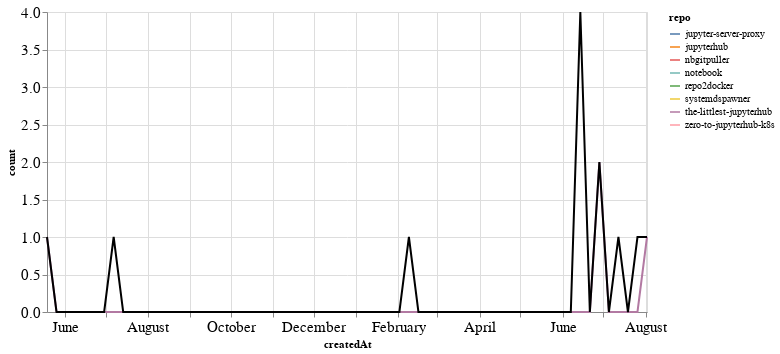

The notebook cell saved with this chart:
### Markdown cell above
## PRs

### Code cell
prs_time = prs.groupby('repo').resample('W', on='createdAt').count()['author'].reset_index()
prs_time = prs_time.rename(columns={'author': 'count'})
prs_time_total = prs_time.groupby('createdAt').agg({"count": "sum"}).reset_index()

ch1 = alt.Chart(prs_time, width=600).mark_line().encode(
    x='createdAt',
    y='count',
    color='repo',
    tooltip="repo"
)

ch2 = alt.Chart(prs_time_total, width=600).mark_line(color="black").encode(
    x='createdAt',
    y='count',
)

ch1 + ch2

### Figure 1 — Vega-Lite specification as saved in the notebook (floating-point values rounded to 4 significant figures)
{"config": {"axisLeft": {"labelFontSize": 15}, "axisBottom": {"labelFontSize": 15}}, "layer": [{"data": {"name": "data-114338582aa8d5312c58189af2e45bf1"}, "mark": "line", "encoding": {"color": {"type": "nominal", "field": "repo"}, "tooltip": {"type": "nominal", "field": "repo"}, "x": {"type": "temporal", "field": "createdAt"}, "y": {"type": "quantitative", "field": "count"}}, "width": 600}, {"data": {"name": "data-d53e6b9543cdba31f6214ed545ab15e0"}, "mark": {"type": "line", "color": "black"}, "encoding": {"x": {"type": "temporal", "field": "createdAt"}, "y": {"type": "quantitative", "field": "count"}}, "width": 600}], "$schema": "https://vega.github.io/schema/vega-lite/v4.8.1.json", "datasets": {"data-114338582aa8d5312c58189af2e45bf1": [{"repo": "jupyter-server-proxy", "createdAt": "2020-06-14T00:00:00", "count": 1}, {"repo": "jupyterhub", "createdAt": "2020-07-12T00:00:00", "count": 1}, {"repo": "nbgitpuller", "createdAt": "2020-02-09T00:00:00", "count": 1}, {"repo": "notebook", "createdAt": "2019-07-07T00:00:00", "count": 1}, {"repo": "repo2docker", "createdAt": "2020-06-14T00:00:00", "count": 1}, {"repo": "systemdspawner", "createdAt": "2020-07-26T00:00:00", "count": 1}, {"repo": "the-littlest-jupyterhub", "createdAt": "2019-05-19T00:00:00", "count": 1}, {"repo": "the-littlest-jupyterhub", "createdAt": "2019-05-26T00:00:00", "count": 0}, {"repo": "the-littlest-jupyterhub", "createdAt": "2019-06-02T00:00:00", "count": 0}, {"repo": "the-littlest-jupyterhub", "createdAt": "2019-06-09T00:00:00", "count": 0}, {"repo": "the-littlest-jupyterhub", "createdAt": "2019-06-16T00:00:00", "count": 0}, {"repo": "the-littlest-jupyterhub", "createdAt": "2019-06-23T00:00:00", "count": 0}, {"repo": "the-littlest-jupyterhub", "createdAt": "2019-06-30T00:00:00", "count": 0}, {"repo": "the-littlest-jupyterhub", "createdAt": "2019-07-07T00:00:00", "count": 0}, {"repo": "the-littlest-jupyterhub", "createdAt": "2019-07-14T00:00:00", "count": 0}, {"repo": "the-littlest-jupyterhub", "createdAt": "2019-07-21T00:00:00", "count": 0}, {"repo": "the-littlest-jupyterhub", "createdAt": "2019-07-28T00:00:00", "count": 0}, {"repo": "the-littlest-jupyterhub", "createdAt": "2019-08-04T00:00:00", "count": 0}, {"repo": "the-littlest-jupyterhub", "createdAt": "2019-08-11T00:00:00", "count": 0}, {"repo": "the-littlest-jupyterhub", "createdAt": "2019-08-18T00:00:00", "count": 0}, {"repo": "the-littlest-jupyterhub", "createdAt": "2019-08-25T00:00:00", "count": 0}, {"repo": "the-littlest-jupyterhub", "createdAt": "2019-09-01T00:00:00", "count": 0}, {"repo": "the-littlest-jupyterhub", "createdAt": "2019-09-08T00:00:00", "count": 0}, {"repo": "the-littlest-jupyterhub", "createdAt": "2019-09-15T00:00:00", "count": 0}, {"repo": "the-littlest-jupyterhub", "createdAt": "2019-09-22T00:00:00", "count": 0}, {"repo": "the-littlest-jupyterhub", "createdAt": "2019-09-29T00:00:00", "count": 0}, {"repo": "the-littlest-jupyterhub", "createdAt": "2019-10-06T00:00:00", "count": 0}, {"repo": "the-littlest-jupyterhub", "createdAt": "2019-10-13T00:00:00", "count": 0}, {"repo": "the-littlest-jupyterhub", "createdAt": "2019-10-20T00:00:00", "count": 0}, {"repo": "the-littlest-jupyterhub", "createdAt": "2019-10-27T00:00:00", "count": 0}, {"repo": "the-littlest-jupyterhub", "createdAt": "2019-11-03T00:00:00", "count": 0}, {"repo": "the-littlest-jupyterhub", "createdAt": "2019-11-10T00:00:00", "count": 0}, {"repo": "the-littlest-jupyterhub", "createdAt": "2019-11-17T00:00:00", "count": 0}, {"repo": "the-littlest-jupyterhub", "createdAt": "2019-11-24T00:00:00", "count": 0}, {"repo": "the-littlest-jupyterhub", "createdAt": "2019-12-01T00:00:00", "count": 0}, {"repo": "the-littlest-jupyterhub", "createdAt": "2019-12-08T00:00:00", "count": 0}, {"repo": "the-littlest-jupyterhub", "createdAt": "2019-12-15T00:00:00", "count": 0}, {"repo": "the-littlest-jupyterhub", "createdAt": "2019-12-22T00:00:00", "count": 0}, {"repo": "the-littlest-jupyterhub", "createdAt": "2019-12-29T00:00:00", "count": 0}, {"repo": "the-littlest-jupyterhub", "createdAt": "2020-01-05T00:00:00", "count": 0}, {"repo": "the-littlest-jupyterhub", "createdAt": "2020-01-12T00:00:00", "count": 0}, {"repo": "the-littlest-jupyterhub", "createdAt": "2020-01-19T00:00:00", "count": 0}, {"repo": "the-littlest-jupyterhub", "createdAt": "2020-01-26T00:00:00", "count": 0}, {"repo": "the-littlest-jupyterhub", "createdAt": "2020-02-02T00:00:00", "count": 0}, {"repo": "the-littlest-jupyterhub", "createdAt": "2020-02-09T00:00:00", "count": 0}, {"repo": "the-littlest-jupyterhub", "createdAt": "2020-02-16T00:00:00", "count": 0}, {"repo": "the-littlest-jupyterhub", "createdAt": "2020-02-23T00:00:00", "count": 0}, {"repo": "the-littlest-jupyterhub", "createdAt": "2020-03-01T00:00:00", "count": 0}, {"repo": "the-littlest-jupyterhub", "createdAt": "2020-03-08T00:00:00", "count": 0}, {"repo": "the-littlest-jupyterhub", "createdAt": "2020-03-15T00:00:00", "count": 0}, {"repo": "the-littlest-jupyterhub", "createdAt": "2020-03-22T00:00:00", "count": 0}, {"repo": "the-littlest-jupyterhub", "createdAt": "2020-03-29T00:00:00", "count": 0}, {"repo": "the-littlest-jupyterhub", "createdAt": "2020-04-05T00:00:00", "count": 0}, {"repo": "the-littlest-jupyterhub", "createdAt": "2020-04-12T00:00:00", "count": 0}, {"repo": "the-littlest-jupyterhub", "createdAt": "2020-04-19T00:00:00", "count": 0}, {"repo": "the-littlest-jupyterhub", "createdAt": "2020-04-26T00:00:00", "count": 0}, {"repo": "the-littlest-jupyterhub", "createdAt": "2020-05-03T00:00:00", "count": 0}, {"repo": "the-littlest-jupyterhub", "createdAt": "2020-05-10T00:00:00", "count": 0}, {"repo": "the-littlest-jupyterhub", "createdAt": "2020-05-17T00:00:00", "count": 0}, {"repo": "the-littlest-jupyterhub", "createdAt": "2020-05-24T00:00:00", "count": 0}, {"repo": "the-littlest-jupyterhub", "createdAt": "2020-05-31T00:00:00", "count": 0}, {"repo": "the-littlest-jupyterhub", "createdAt": "2020-06-07T00:00:00", "count": 0}, {"repo": "the-littlest-jupyterhub", "createdAt": "2020-06-14T00:00:00", "count": 0}, {"repo": "the-littlest-jupyterhub", "createdAt": "2020-06-21T00:00:00", "count": 0}, {"repo": "the-littlest-jupyterhub", "createdAt": "2020-06-28T00:00:00", "count": 2}, {"repo": "the-littlest-jupyterhub", "createdAt": "2020-07-05T00:00:00", "count": 0}, {"repo": "the-littlest-jupyterhub", "createdAt": "2020-07-12T00:00:00", "count": 0}, {"repo": "the-littlest-jupyterhub", "createdAt": "2020-07-19T00:00:00", "count": 0}, {"repo": "the-littlest-jupyterhub", "createdAt": "2020-07-26T00:00:00", "count": 0}, {"repo": "the-littlest-jupyterhub", "createdAt": "2020-08-02T00:00:00", "count": 1}, {"repo": "zero-to-jupyterhub-k8s", "createdAt": "2020-06-14T00:00:00", "count": 2}], "data-d53e6b9543cdba31f6214ed545ab15e0": [{"createdAt": "2019-05-19T00:00:00", "count": 1}, {"createdAt": "2019-05-26T00:00:00", "count": 0}, {"createdAt": "2019-06-02T00:00:00", "count": 0}, {"createdAt": "2019-06-09T00:00:00", "count": 0}, {"createdAt": "2019-06-16T00:00:00", "count": 0}, {"createdAt": "2019-06-23T00:00:00", "count": 0}, {"createdAt": "2019-06-30T00:00:00", "count": 0}, {"createdAt": "2019-07-07T00:00:00", "count": 1}, {"createdAt": "2019-07-14T00:00:00", "count": 0}, {"createdAt": "2019-07-21T00:00:00", "count": 0}, {"createdAt": "2019-07-28T00:00:00", "count": 0}, {"createdAt": "2019-08-04T00:00:00", "count": 0}, {"createdAt": "2019-08-11T00:00:00", "count": 0}, {"createdAt": "2019-08-18T00:00:00", "count": 0}, {"createdAt": "2019-08-25T00:00:00", "count": 0}, {"createdAt": "2019-09-01T00:00:00", "count": 0}, {"createdAt": "2019-09-08T00:00:00", "count": 0}, {"createdAt": "2019-09-15T00:00:00", "count": 0}, {"createdAt": "2019-09-22T00:00:00", "count": 0}, {"createdAt": "2019-09-29T00:00:00", "count": 0}, {"createdAt": "2019-10-06T00:00:00", "count": 0}, {"createdAt": "2019-10-13T00:00:00", "count": 0}, {"createdAt": "2019-10-20T00:00:00", "count": 0}, {"createdAt": "2019-10-27T00:00:00", "count": 0}, {"createdAt": "2019-11-03T00:00:00", "count": 0}, {"createdAt": "2019-11-10T00:00:00", "count": 0}, {"createdAt": "2019-11-17T00:00:00", "count": 0}, {"createdAt": "2019-11-24T00:00:00", "count": 0}, {"createdAt": "2019-12-01T00:00:00", "count": 0}, {"createdAt": "2019-12-08T00:00:00", "count": 0}, {"createdAt": "2019-12-15T00:00:00", "count": 0}, {"createdAt": "2019-12-22T00:00:00", "count": 0}, {"createdAt": "2019-12-29T00:00:00", "count": 0}, {"createdAt": "2020-01-05T00:00:00", "count": 0}, {"createdAt": "2020-01-12T00:00:00", "count": 0}, {"createdAt": "2020-01-19T00:00:00", "count": 0}, {"createdAt": "2020-01-26T00:00:00", "count": 0}, {"createdAt": "2020-02-02T00:00:00", "count": 0}, {"createdAt": "2020-02-09T00:00:00", "count": 1}, {"createdAt": "2020-02-16T00:00:00", "count": 0}, {"createdAt": "2020-02-23T00:00:00", "count": 0}, {"createdAt": "2020-03-01T00:00:00", "count": 0}, {"createdAt": "2020-03-08T00:00:00", "count": 0}, {"createdAt": "2020-03-15T00:00:00", "count": 0}, {"createdAt": "2020-03-22T00:00:00", "count": 0}, {"createdAt": "2020-03-29T00:00:00", "count": 0}, {"createdAt": "2020-04-05T00:00:00", "count": 0}, {"createdAt": "2020-04-12T00:00:00", "count": 0}, {"createdAt": "2020-04-19T00:00:00", "count": 0}, {"createdAt": "2020-04-26T00:00:00", "count": 0}, {"createdAt": "2020-05-03T00:00:00", "count": 0}, {"createdAt": "2020-05-10T00:00:00", "count": 0}, {"createdAt": "2020-05-17T00:00:00", "count": 0}, {"createdAt": "2020-05-24T00:00:00", "count": 0}, {"createdAt": "2020-05-31T00:00:00", "count": 0}, {"createdAt": "2020-06-07T00:00:00", "count": 0}, {"createdAt": "2020-06-14T00:00:00", "count": 4}, {"createdAt": "2020-06-21T00:00:00", "count": 0}, {"createdAt": "2020-06-28T00:00:00", "count": 2}, {"createdAt": "2020-07-05T00:00:00", "count": 0}, {"createdAt": "2020-07-12T00:00:00", "count": 1}, {"createdAt": "2020-07-19T00:00:00", "count": 0}, {"createdAt": "2020-07-26T00:00:00", "count": 1}, {"createdAt": "2020-08-02T00:00:00", "count": 1}]}}
